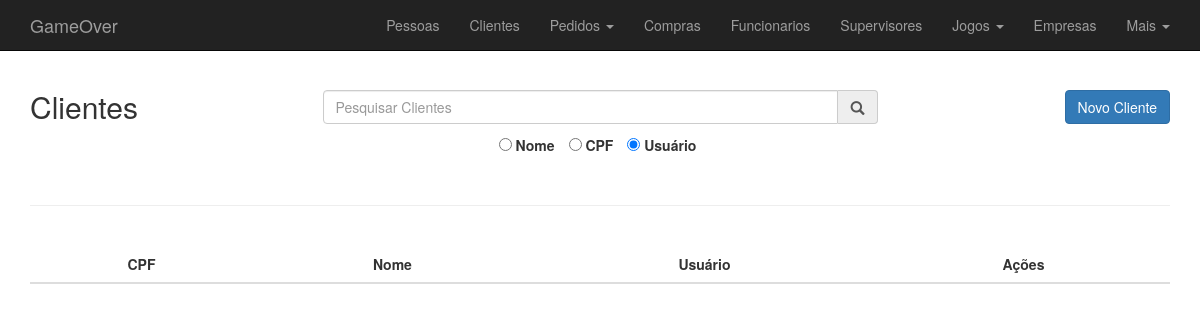
Before: /cliente.php with the older database file.
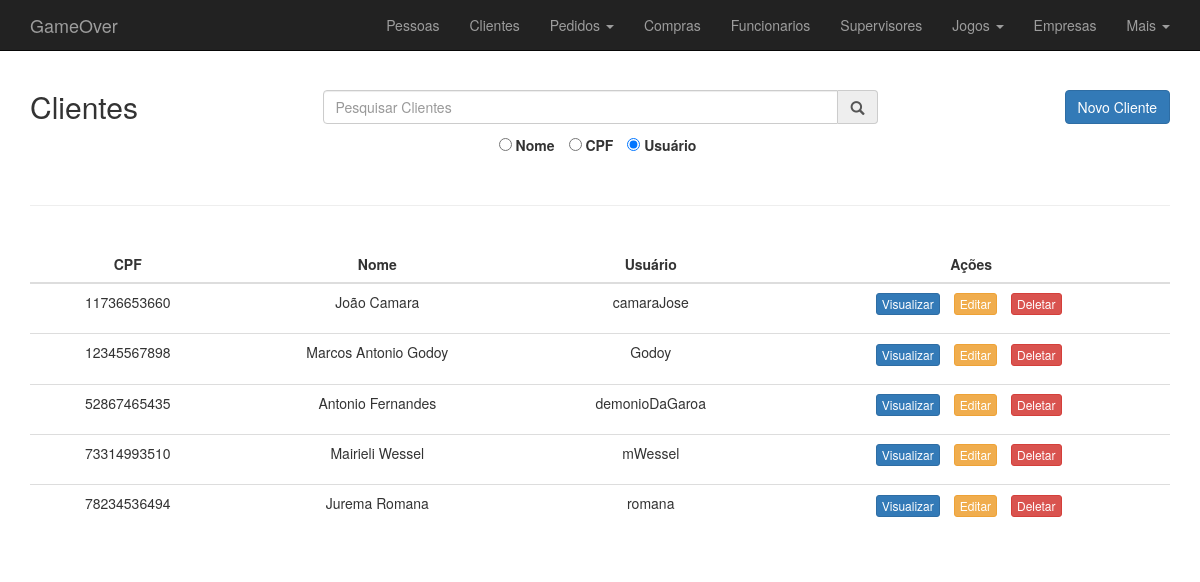
After: the same page with the newer database file.
### tables this page shows
CREATE TABLE IF NOT EXISTS `CLIENTE` (
  `PESSOA_CPF` CHAR(11) NOT NULL,
  `usuario` INT NOT NULL,
  `ultima_compra` DATE NULL,
  `email` VARCHAR(255) NOT NULL,
  PRIMARY KEY (`PESSOA_CPF`),
  UNIQUE(`usuario`),
  CONSTRAINT `fk_CLIENTE_PESSOA1`
    FOREIGN KEY (`PESSOA_CPF`)
    REFERENCES `PESSOA` (`CPF`) ON UPDATE CASCADE ON DELETE CASCADE,
  CONSTRAINT `fk_CLIENTE_USUARIO`
    FOREIGN KEY (`usuario`)
    REFERENCES `USUARIO` (`ID`));

CREATE TABLE IF NOT EXISTS `PESSOA` (
  `CPF` CHAR(11) NOT NULL,
  `nome_pessoa` VARCHAR(255) NOT NULL,
  `data_nasc_pessoa` DATE NOT NULL,
  PRIMARY KEY (`CPF`));

CREATE TABLE IF NOT EXISTS `USUARIO` (
  `ID` INT AUTO_INCREMENT,
  `user` VARCHAR(20) NOT NULL,
  `senha` VARCHAR(255) NOT NULL,
  UNIQUE(`user`),
  PRIMARY KEY (`ID`));

### www/cliente/cliente_control.php (called while the page is built, shortened)
<?php
    $referencia = user;
    $table = CLIENTE;
    $key = PESSOA_CPF;
    $tableMin = strtolower($table);
    function lista_cliente($conexao){
        $rows = array();
        $select = "SELECT C.*, P.nome_pessoa as nome, U.user as user FROM CLIENTE C
                   JOIN PESSOA P ON C.PESSOA_CPF = P.CPF
                   JOIN USUARIO U ON C.usuario = U.ID";
        $resultado = mysqli_query($conexao, $select);
        while ($row = mysqli_fetch_assoc($resultado)) {
            array_push($rows, $row);
        }
        return $rows;
    }

### www/cliente.php (the view, shortened to what this page needs)
<?php
    include 'cabecalho.php';
    include 'bd_control/conecta.php';
    include 'cliente/cliente_control.php';
    $rows = lista_cliente($conexao);
?>
    <div class="container">
        <div class="row">
            <div class="col-md-3">
                <h2>Clientes</h2>
            </div>
            <div class="col-md-6">
                <div class="input-group h2">
                    <input name="busca" class="form-control" id="busca" type="text" placeholder="Pesquisar Clientes">
                    <div class="input-group-addon"><span class="glyphicon glyphicon-search"></span></div>
                </div>
            </div>
            <div class="col-md-3">
                <a href="cliente/cliente_add.php" class="btn btn-primary pull-right h2">Novo Cliente</a>
            </div>
        </div>
        <div class="row text-center ">
            <ul class="list-inline">
                <li>
                    <div class="form-group">
                        <input type="radio" id="busca_nome" name="campo" value="nome_pessoa">
                        <label for="busca_nome">Nome</label>
                    </div>
                </li>
                <li>
                    <div class="form-group">
                            <input type="radio" id="busca_cpf" name="campo" value="PESSOA_CPF">
                            <label for="busca_cpf">CPF</label>
                    </div>
                </li>
                <li>
                    <div class="form-group">
                        <input type="radio" id="busca_user" name="campo" value="user" checked>
                        <label for="busca_user">Usuário</label>
                    </div>
                </li>
            </ul>
        </div>
        <hr />
        <br>
        <div id="list" class="row text-center">
            <div class="table-responsive col-md-12">
                <table class="table table-hover">
                    <thead>
                        <tr>
                            <th class="text-center">CPF</th>
                            <th class="text-center">Nome</th>
                            <th class="text-center">Usuário</th>
                            <th class="text-center">Ações</th>
                        </tr>
                    </thead>
                    <tbody id="itens">
                        <?php
                            foreach ($rows as $row):
                        ?>
                            <tr>
                                <td><?=$row['PESSOA_CPF']?></td>
                                <td><?=$row['nome']?></td>
                                <td><?=$row['user']?></td>
                                <?php
                                    include 'acoes.php';
                                ?>
                            </tr>
                        <?php
                            endforeach;
                        ?>
                    </tbody>
                </table>
            </div>
        </div>
    </div>
<?php
    include "rodape.php";
?>

### www/acoes.php (shortened to what this page needs)
<td>
    <ul class="list-inline">
        <li>
            <form action="<?=$tableMin?>/<?=$tableMin?>_view.php" method="post">
                <button class="btn btn-primary btn-xs">Visualizar</button>
            </form>
        </li>
        <li>
            <form action="<?=$tableMin?>/<?=$tableMin?>_edit.php" method="post">
                <button class="btn btn-warning btn-xs">Editar</button>
            </form>
        </li>
        <li>
            <input type="button" class="btn btn-danger btn-xs" value="Deletar" onclick="confirmaDelete('<?=$row["{$referencia}"]?>','<?=$row["{$key}"]?>')">
        </li>
    </ul>
</td>

Changed rows visible on the page:
now on this page (row edited): cliente: PESSOA_CPF "11736653660", PESSOA_CPF.nome_pessoa "João Camara", usuario.user "camaraJose"
now on this page (row edited): cliente: PESSOA_CPF "12345567898", PESSOA_CPF.nome_pessoa "Marcos Antonio Godoy", usuario.user "Godoy"
now on this page (row edited): cliente: PESSOA_CPF "52867465435", PESSOA_CPF.nome_pessoa "Antonio Fernandes", usuario.user "demonioDaGaroa"
now on this page (row edited): cliente: PESSOA_CPF "73314993510", PESSOA_CPF.nome_pessoa "Mairieli Wessel", usuario.user "mWessel"
now on this page (row edited): cliente: PESSOA_CPF "78234536494", PESSOA_CPF.nome_pessoa "Jurema Romana", usuario.user "romana"
